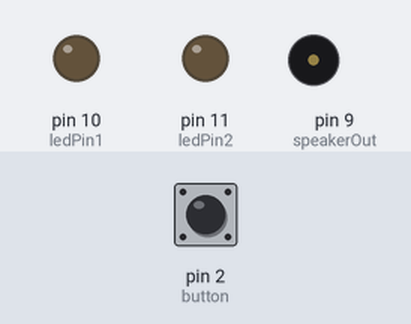
The sketch below on a simulated Arduino Uno, built with avr-gcc and run on an emulated ATmega328P. On the bench: output pins drawn as LEDs (lit = HIGH), buzzer (waves = sounding). The inputs (shaded band) are chosen by the test bench; at power-on: pin 2 (button) LOW.

Above: at 1.2 s.
1.3 s: pin 2 (button) pulled HIGH for 0.15 s
At 1.42 s:
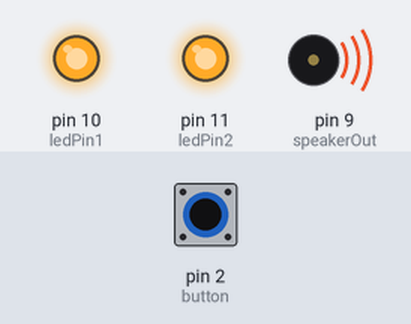
3.0 s: pin 2 (button) pulled HIGH for 1 s
At 5.1 s:
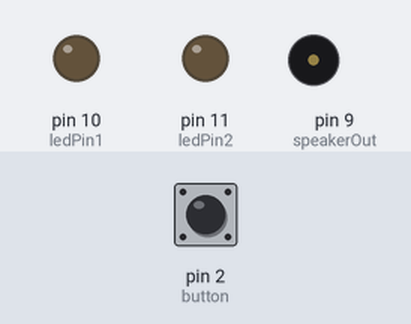
6.1 s: pin 2 (button) pulled HIGH for 3.2 s
At 10.01 s:
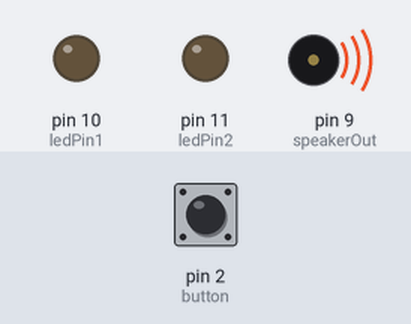
Timing chart, 0 to 11.6 s (numbered marks = the images above; inputs shaded):
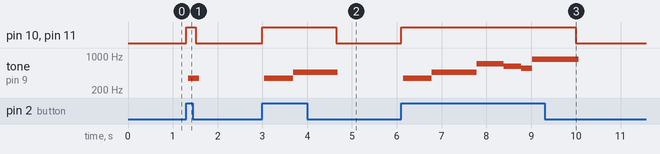

Measured:
- after the input at 1.3 s, pin 10 (ledPin1), pin 11 (ledPin2): LOW → HIGH at once, → LOW 0.21 s later; tone on pin 9 (speakerOut): silent → 348 Hz after 0.05 s, → silent 0.24 s later
- after the input at 3.0 s, pin 10 (ledPin1), pin 11 (ledPin2): LOW → HIGH at once, → LOW 1.6 s later; tone on pin 9 (speakerOut): silent → 348 Hz after 0.05 s, → 464 Hz 0.64 s later, → silent 1.0 s later
- after the input at 6.1 s, pin 10 (ledPin1), pin 11 (ledPin2): LOW → HIGH at once, → LOW 3.9 s later; tone on pin 9 (speakerOut): plays 348 Hz for 0.64 s, 464 Hz for 1.0 s, 693 Hz for 0.60 s, 613 Hz for 0.40 s, 558 Hz for 0.24 s, 850 Hz for 1.0 s, starting after 0.05 s

The sketch:

starwars.ino
```cpp
int button=2; // button is connected to pin 2
int buttonstatus=0; //variable to save the status of button

int ledPin1 = 10; //first set of LEDs
int ledPin2 = 11; //second set of LEDs


#define  c3    7634
#define  d3    6803
#define  e3    6061
#define  f3    5714
#define  g3    5102
#define  a3    4545
#define  b3    4049
#define  c4    3816    // 261 Hz
#define  d4    3401    // 294 Hz
#define  e4    3030    // 329 Hz
#define  f4    2865    // 349 Hz
#define  g4    2551    // 392 Hz
#define  a4    2272    // 440 Hz
#define  a4s   2146
#define  b4    2028    // 493 Hz
#define  c5    1912    // 523 Hz
#define  d5    1706
#define  d5s   1608
#define  e5    1517
#define  f5    1433
#define  g5    1276
#define  a5    1136
#define  a5s   1073
#define  b5    1012
#define  c6    955

// Define a special note, 'R', to represent a rest
#define  R     0

// SETUP

// Set up speaker on a PWM pin
int speakerOut = 9;


void setup() {
  pinMode(button, INPUT); //button is an input
  pinMode(speakerOut, OUTPUT); //speaker is an input
  pinMode(ledPin1, OUTPUT);
  pinMode(ledPin2, OUTPUT);

   Serial.begin(9600);

}


//  melody[] is an array of notes, accompanied by beats[],
//  which sets each note's relative length (higher #, longer note)

// star wars theme
int melody[] = {  f4,  f4, f4,  a4s,   f5,  d5s,  d5,  c5, a5s, f5, d5s,  d5,  c5, a5s, f5, d5s, d5, d5s,   c5};//
int beats[]  = {  21,  21, 21,  100,  60,   21,  21,  21, 100, 64,  21,  21,  21, 100, 64,  21, 21,  21, 128 };

//imperial march
//int melody[] = {  a4, R,  a4, R,  a4, R,  f4, R, c5, R,  a4, R,  f4, R, c5, R, a4, R,  e5, R,  e5, R,  e5, R,  f5, R, c5, R,  g5, R,  f5, R,  c5, R, a4, R};
//int beats[]  = {   50, 20, 50, 20, 50, 20, 40, 5, 20, 5,  60, 10, 40, 5, 20, 5, 60, 80, 50, 20, 50, 20, 50, 20, 40, 5, 20, 5,  60, 10, 40, 5,  20, 5, 60, 40 };

int MAX_COUNT = sizeof(melody) / 2; // Melody length, for looping.

// Set overall tempo
long tempo = 10000;
// Set length of pause between notes
int pause = 1000;
// Loop variable to increase Rest length
int rest_count = 50; //<-BLETCHEROUS HACK; See NOTES

// Initialize core variables
int toneM = 0;
int beat = 0;
long duration  = 0;

// PLAY TONE

// Pulse the speaker to play a tone for a particular duration
void playTone() {
  long elapsed_time = 0;
  if (toneM > 0) { // if this isn't a Rest beat, while the tone has
    //  played less long than 'duration', pulse speaker HIGH and LOW
    while (elapsed_time < duration) {

      digitalWrite(speakerOut,HIGH);
      delayMicroseconds(toneM / 2);

      // DOWN
      digitalWrite(speakerOut, LOW);
      delayMicroseconds(toneM / 2);

      // Keep track of how long we pulsed
      elapsed_time += (toneM);
    }
  }
  else { // Rest beat; loop times delay
    for (int j = 0; j < rest_count; j++) { // See NOTE on rest_count
      delayMicroseconds(duration);
    }
  }
}

void loop() {

buttonstatus = digitalRead(button); //get status from button1 (HIGH or LOW)

if (buttonstatus == HIGH) //If button1 gets pushed..
{
      digitalWrite(ledPin1, HIGH);
      digitalWrite(ledPin2, HIGH);

 // Set up a counter to pull from melody[] and beats[]
  for (int i=0; i<MAX_COUNT; i++) {
    toneM = melody[i];
    beat = beats[i];

    duration = beat * tempo; // Set up timing

    playTone();
    // A pause between notes...
    delayMicroseconds(pause);
    buttonstatus = digitalRead(button); // force for loop to check for button status
     if (buttonstatus == LOW){
      digitalWrite(ledPin1, LOW);
      digitalWrite(ledPin2, LOW);
      return;

  };

}
if (buttonstatus == LOW){
 noTone(speakerOut);
  digitalWrite(ledPin1, LOW);
      digitalWrite(ledPin2, LOW);

}
else{
  noTone(speakerOut);
   digitalWrite(ledPin1, LOW);
      digitalWrite(ledPin2, LOW);
  }

}}
```
